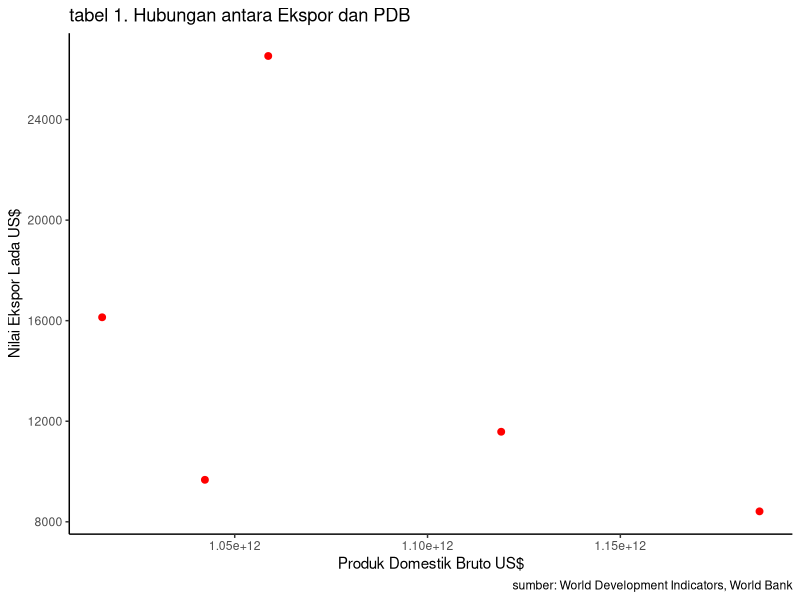

Here is the R script that generated this plot:
## ---- chunk 1
#| warning: false
#| echo: true
library('tidyverse')
library('readxl')
library('writexl')
## ---- chunk 2
#| label: fig-mpg
#| fig-cap: "City and highway mileage for 38 popular models of cars.Color by number of cylinders"

dat<-read_excel('GDPINDONESIA.xlsx')
ggplot(data=dat,aes(x=GDP,y=NILAI)) +
  geom_point(color="red",size=2) + # setiap nambah command, selalu kasih tanda +
  labs(title="tabel 1. Hubungan antara Ekspor dan PDB",
       x="Produk Domestik Bruto US$",
       y="Nilai Ekspor Lada US$",
       caption = "sumber: World Development Indicators, World Bank") +
  theme_classic()
## ---- chunk 3
reg1<-lm(GDP~NILAI+VOL,data=dat)
summary(reg1)
## ---- chunk 4
library(tidyverse)
library(readxl)
reg1<-lm(GDP~NILAI+VOL,data=dat)
summary(reg1)
